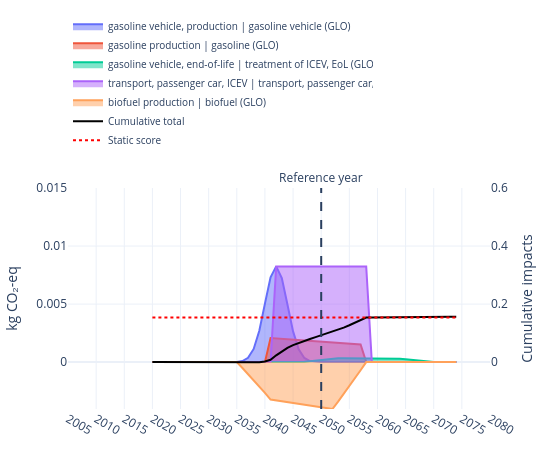

The cell this chart's notebook holds for it:
### Code cell
fig = plot_temporal_scores(
    results_by_year=results_by_year_ICEV["results_by_impact_year"],
    stacked=False,
    trails=trails,
    title="",
    method_label="kg CO₂-eq",
    cumulative=False,
    width=550,
    height=450,
    year_tick=5,
    year_range=(2005, 2080),
    reference_year=ref_year,
    show_cumulative_axis=True,
    cumulative_axis_label="Cumulative impacts",
    legend_y=1.15,
    static_score=results_static_ICEV["results_by_solve_year"][ref_year]["scores"],
    static_score_dash= "dot",
    static_score_color= "red",
    y_max=0.015,
    y2_max=0.60
)
fig.show()
